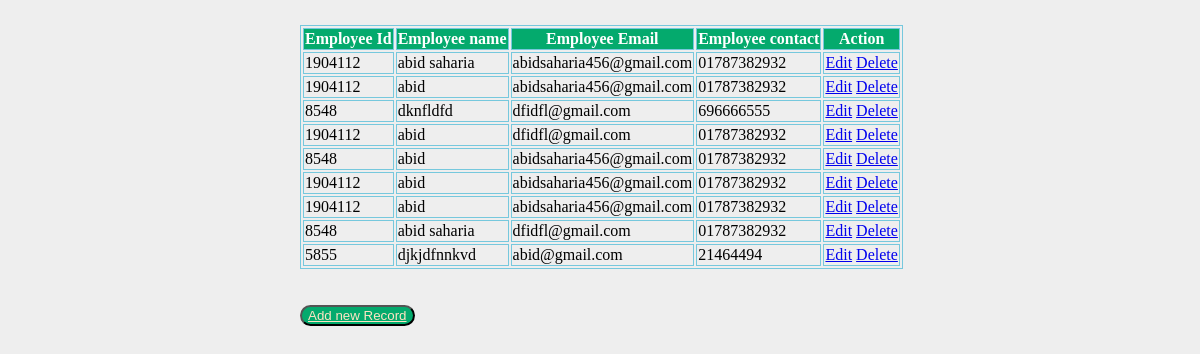
The page /show on the database its author committed.
### employee/models.py (models this page shows, shortened)
class Employee(models.Model):
    eid=models.CharField(max_length=20)
    ename=models.CharField(max_length=100)
    eemail=models.EmailField()
    econtact=models.CharField(max_length=11)
    class Meta:
        db_table="emplyee"

### employee/views.py (the view)
# urls.py: path('show',views.show),
def show(request):
    employees=Employee.objects.all()
    return render(request,'show.html',{'employees' :employees})

### employee/templates/show.html (shortened to what this page needs)
<!DOCTYPE html>
<html lang="en">
<head>
    {% load static %}
    <link rel="stylesheet" href="{% static 'css/style.css' %}">
</head>
<body>
    <table>
        <thead>
           <th>Employee Id</th>
           <th>Employee name</th>
           <th>Employee Email</th>
           <th>Employee contact</th>
           <th>Action</th>
        </thead>
        <tbody>
            {%for employee in employees %}
            <tr>
                <td>{{employee.eid}}</td>
                <td>{{employee.ename}}</td>
                <td>{{employee.eemail}}</td>
                <td>{{employee.econtact}}</td>
                <td>
                    <a href="/edit/"{{ employee.id }}>Edit</a>
                    <a href="/delete/"{{ employee.id }}>Delete</a>
                </td>
            </tr>
            {% endfor %}
        </tbody>
    </table>
    <br>
    <br>
    <button><a style="color:bisque;" href="/emp">Add new Record</a></button>
</body>
</html>

### employee/static/css/style.css (style rules this page uses)
body { background: #eee; height: 100%; margin: 25px 0; padding-left: 300px; }
table,th,td { border: 1px solid rgb(118,200, 221); }
th { background-color: #04AA6D; color: white; }
button { border-radius: 12px; color: aqua; background-color: #04AA6D; cursor: pointer; }

### rows shown on the page
Employee: eid "1904112", ename "abid saharia", eemail "abidsaharia456@gmail.com", econtact "01787382932"
Employee: eid "1904112", ename "abid", eemail "abidsaharia456@gmail.com", econtact "01787382932"
Employee: eid "8548", ename "dknfldfd", eemail "dfidfl@gmail.com", econtact "696666555"
Employee: eid "1904112", ename "abid", eemail "dfidfl@gmail.com", econtact "01787382932"
Employee: eid "8548", ename "abid", eemail "abidsaharia456@gmail.com", econtact "01787382932"
Employee: eid "1904112", ename "abid", eemail "abidsaharia456@gmail.com", econtact "01787382932"
Employee: eid "1904112", ename "abid", eemail "abidsaharia456@gmail.com", econtact "01787382932"
Employee: eid "8548", ename "abid saharia", eemail "dfidfl@gmail.com", econtact "01787382932"
Employee: eid "5855", ename "djkjdfnnkvd", eemail "abid@gmail.com", econtact "21464494"
